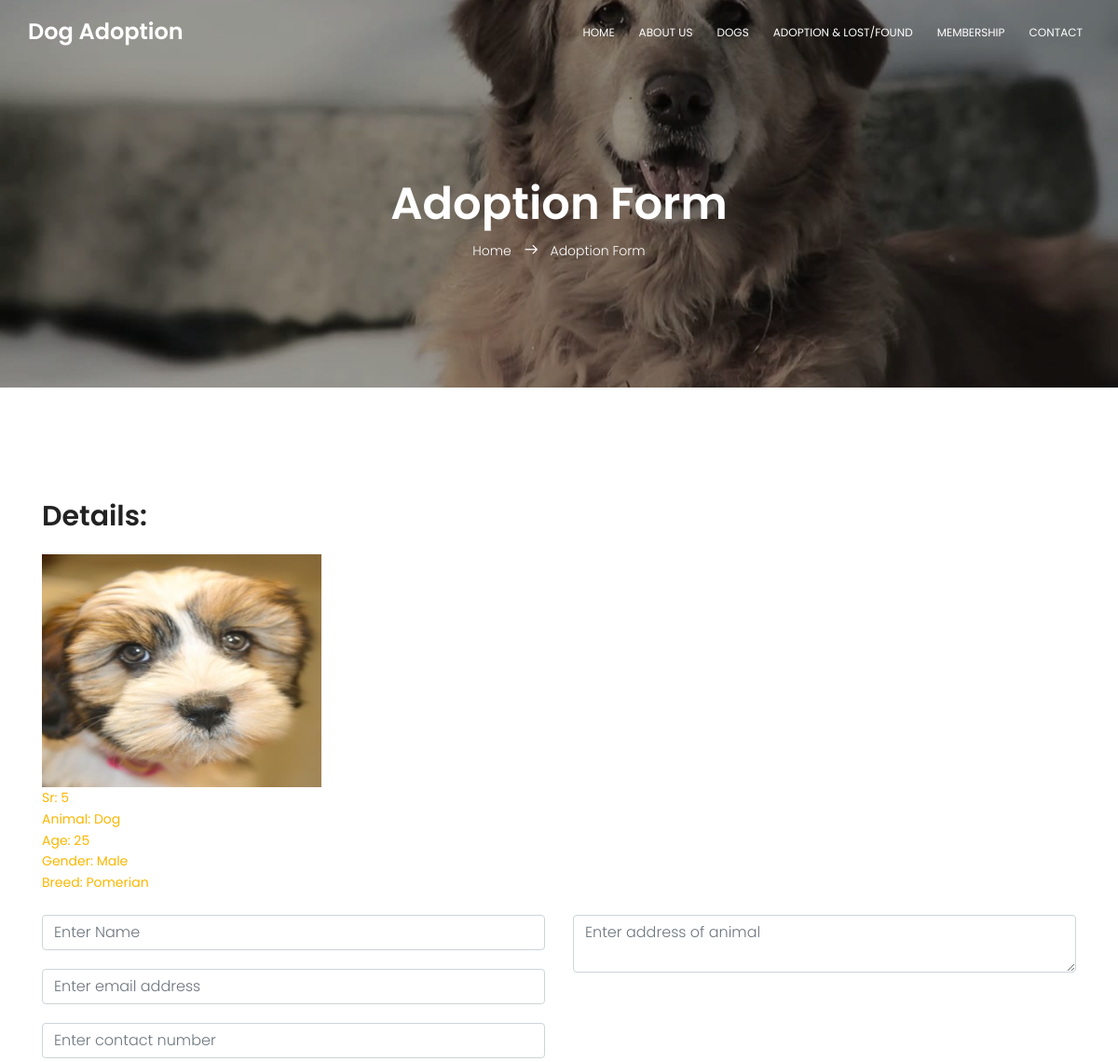
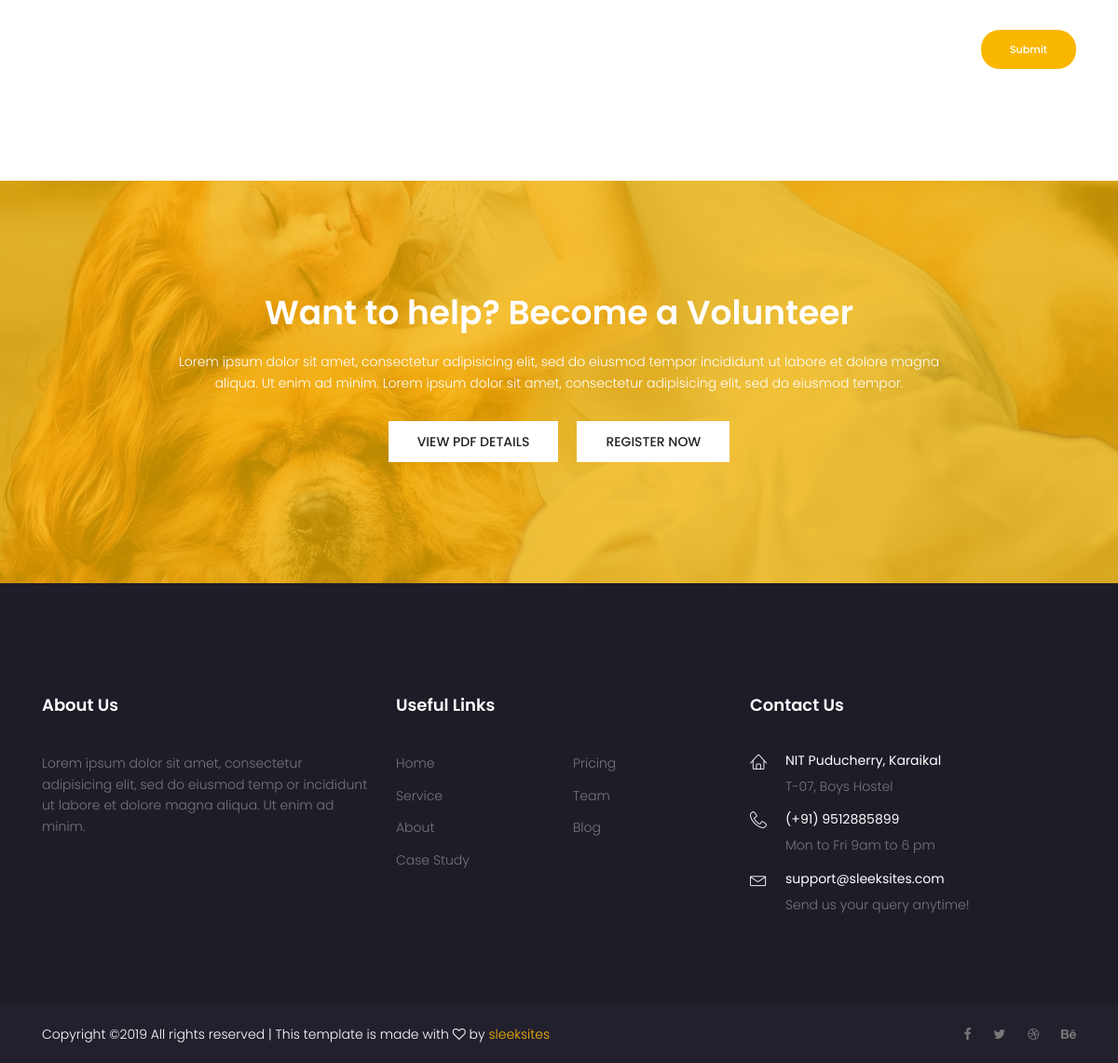
/adoption_form.php?sr=5, run on the app's committed database (2 pictures, top to bottom).
### tables this page shows
CREATE TABLE `adoption` (
  `sr` int(11) NOT NULL,
  `animal` text NOT NULL,
  `age` int(11) NOT NULL,
  `gender` text NOT NULL,
  `breed` text NOT NULL,
  `photo_location` text NOT NULL,
  `adopt_status` int(11) NOT NULL
);

### adoption_form.php (the view, shortened to what this page needs)
<?php
require("./connection.php");
$sql = "select * from adoption where adopt_status=0 and sr=".$_GET['sr'];
$res = mysqli_fetch_all(mysqli_query($con,$sql),MYSQLI_ASSOC);
?>
<!DOCTYPE html>
<html lang="zxx" class="no-js">
<head>
		<link rel="stylesheet" href="css/linearicons.css">
		<link rel="stylesheet" href="css/font-awesome.min.css">
		<link rel="stylesheet" href="css/bootstrap.css">
		<link rel="stylesheet" href="css/magnific-popup.css">
		<link rel="stylesheet" href="css/nice-select.css">
		<link rel="stylesheet" href="css/animate.min.css">
		<link rel="stylesheet" href="css/owl.carousel.css">
		<link rel="stylesheet" href="css/main.css">
	</head>
	<body>
		  <header id="header" id="home">
		    <div class="container main-menu">
		    	<div class="row align-items-center justify-content-between d-flex">
			      <div id="logo">
			        <a href="index.html"><h3 class="title_nav">Dog Adoption</h3></a>
			      </div>
			      <nav id="nav-menu-container">
				        <ul class="nav-menu">
				          <li class="menu-active"><a href="index.html">Home</a></li>
				          <li><a href="about.html">About Us</a></li>
				          <li><a href="dogs.html">Dogs</a></li>
				          <li><a href="adoption.php">Adoption & Lost/Found</a></li>
				          <li><a href="membership.php">Membership</a></li>
				          <li><a href="contact.html">Contact</a></li>
				        </ul>
			      </nav>
		    	</div>
		    </div>
		  </header>
		<section class="banner-area relative" id="home">
			<div class="overlay overlay-bg"></div>
			<div class="container">
				<div class="row d-flex align-items-center justify-content-center">
					<div class="about-content col-lg-12">
						<h1 class="text-white">
							Adoption Form
						</h1>
						<p class="text-white link-nav"><a href="index.html">Home </a>  <span class="lnr lnr-arrow-right"></span>  <a href="dogs.html"> Adoption Form</a></p>
					</div>
				</div>
			</div>
		</section>
		<section class="cat-list-area section-gap">
			<div class="container">
				<div class="row">
					<div class="col-lg-12">
						<h2>Details:</h2><br>
						<img src="<?php echo "adminp/".$res[0]['photo_location']; ?>" alt="" height=250 width=300> <br>
						<?php
							unset($res[0]['adopt_status']);
							foreach ($res[0] as $key => $value)
							{
								if($key=="photo_location")
								{
									continue;
								}
								echo "<b>".ucfirst($key).": ".ucfirst($value)."</b><br>";
							}
						?>
						<br>
					</div>
				</div>
				<div class="row">
						<div class="col-lg-12">
							<form class="form-area" id="contactForm" class="contact-form text-right" action="./adopter_details.php" method="post">
								<div class="row">
									<div class="col-lg-6 form-group">
										<input name="name" placeholder="Enter Name" onfocus="this.placeholder = ''" onblur="this.placeholder = 'Enter Name'" class="common-input mb-20 form-control" required="" type="text">
										<input name="email" placeholder="Enter email address" pattern="[A-Za-z0-9._%+-]+@[A-Za-z0-9.-]+\.[A-Za-z]{1,63}$" onfocus="this.placeholder = ''" onblur="this.placeholder = 'Enter email address'" class="common-input mb-20 form-control" required="" type="email">
										<input name="contact" placeholder="Enter contact number" pattern="^\(?([0-9]{3})\)?[-. ]?([0-9]{3})[-. ]?([0-9]{4})$" onfocus="this.placeholder = ''" onblur="this.placeholder = 'Enter contact number'" class="common-input mb-20 form-control" required="" type="contact">
									</div>
									<div class="col-lg-6 form-group">
										<textarea class="common-textarea form-control" name="address" placeholder="Enter address of animal" onfocus="this.placeholder = ''" onblur="this.placeholder = 'Enter address of animal'" required=""></textarea>
									</div>
									<div class="col-lg-12 d-flex justify-content-between">
										<button class="genric-btn primary circle" style="float: right;">Submit</button>
									</div>
								</div>
							</form>
						</div>
				</div>
			</div>
		</section>
		<section class="calltoaction-area section-gap relative">
			<div class="container">
				<div class="overlay overlay-bg"></div>
				<div class="row align-items-center justify-content-center">
					<h1 class="text-white">Want to help? Become a Volunteer</h1>
					<p class="text-white">
						Lorem ipsum dolor sit amet, consectetur adipisicing elit, sed do eiusmod tempor incididunt ut labore et dolore magna aliqua.
						Ut enim ad minim. Lorem ipsum dolor sit amet, consectetur adipisicing elit, sed do eiusmod tempor.
					</p>
					<div class="buttons d-flex flex-row">
						<a href="#" class="primary-btn text-uppercase">View pdf details</a>
						<a href="#" class="primary-btn text-uppercase">Register now</a>
					</div>
				</div>
			</div>
		</section>
		<footer class="footer-area">
			<div class="container">
				<div class="row pt-120 pb-80">
					<div class="col-lg-4 col-md-6">
						<div class="single-footer-widget">
							<h6>About Us</h6>
							<p>
								Lorem ipsum dolor sit amet, consectetur adipisicing elit, sed do eiusmod temp
							or incididunt ut labore et dolore magna aliqua. Ut enim ad minim.
							</p>
						</div>
					</div>
					<div class="col-lg-4 col-md-6">
						<div class="single-footer-widget">
							<h6>Useful Links</h6>
							<div class="row">
								<ul class="col footer-nav">
									<li><a href="#">Home</a></li>
									<li><a href="#">Service</a></li>
									<li><a href="#">About</a></li>
									<li><a href="#">Case Study</a></li>
								</ul>
								<ul class="col footer-nav">
									<li><a href="#">Pricing</a></li>
									<li><a href="#">Team</a></li>
									<li><a href="#">Blog</a></li>
								</ul>
							</div>
						</div>
					</div>
					<div class="col-lg-4  col-md-6">
						<div class="single-footer-widget mail-chimp">
							<h6 class="mb-20">Contact Us</h6>
							<ul class="list-contact">
								<li class="flex-row d-flex">
									<div class="icon">
										<span class="lnr lnr-home"></span>
									</div>
									<div class="detail">
										<h4>NIT Puducherry, Karaikal</h4>
										<p>
											T-07, Boys Hostel
										</p>
									</div>
								</li>
								<li class="flex-row d-flex">
									<div class="icon">
										<span class="lnr lnr-phone-handset"></span>
									</div>
									<div class="detail">
										<h4>(+91) 9512885899</h4>
										<p>
											Mon to Fri 9am to 6 pm
										</p>
									</div>
								</li>
								<li class="flex-row d-flex">
									<div class="icon">
										<span class="lnr lnr-envelope"></span>
									</div>
									<div class="detail">
										<h4>support@sleeksites.com</h4>
										<p>
											Send us your query anytime!
										</p>
									</div>
								</li>
							</ul>
						</div>
					</div>
				</div>
			</div>
			<div class="copyright-text">
				<div class="container">
					<div class="row footer-bottom d-flex justify-content-between">
						<p class="col-lg-8 col-sm-6 footer-text m-0 text-white">
Copyright &copy;<script>document.write(new Date().getFullYear());</script> All rights reserved | This template is made with <i class="fa fa-heart-o" aria-hidden="true"></i> by <a href="https://sleeksites.com" target="_blank">sleeksites</a>
</p>
						<div class="col-lg-4 col-sm-6 footer-social">
							<a href="#"><i class="fa fa-facebook"></i></a>
							<a href="#"><i class="fa fa-twitter"></i></a>
							<a href="#"><i class="fa fa-dribbble"></i></a>
							<a href="#"><i class="fa fa-behance"></i></a>
						</div>
					</div>
				</div>
			</div>
		</footer>
	</body>
</html>

### adoption_form.php (style rules this page uses)
.title_nav { color:white; }

### data on the page
adoption: photo_location (picture), sr "5", animal "Dog", age "25", gender "Male", breed "Pomerian"

### other printed values
$key "Sr"
$key "Animal"
$key "Age"
$key "Gender"
$key "Breed"
